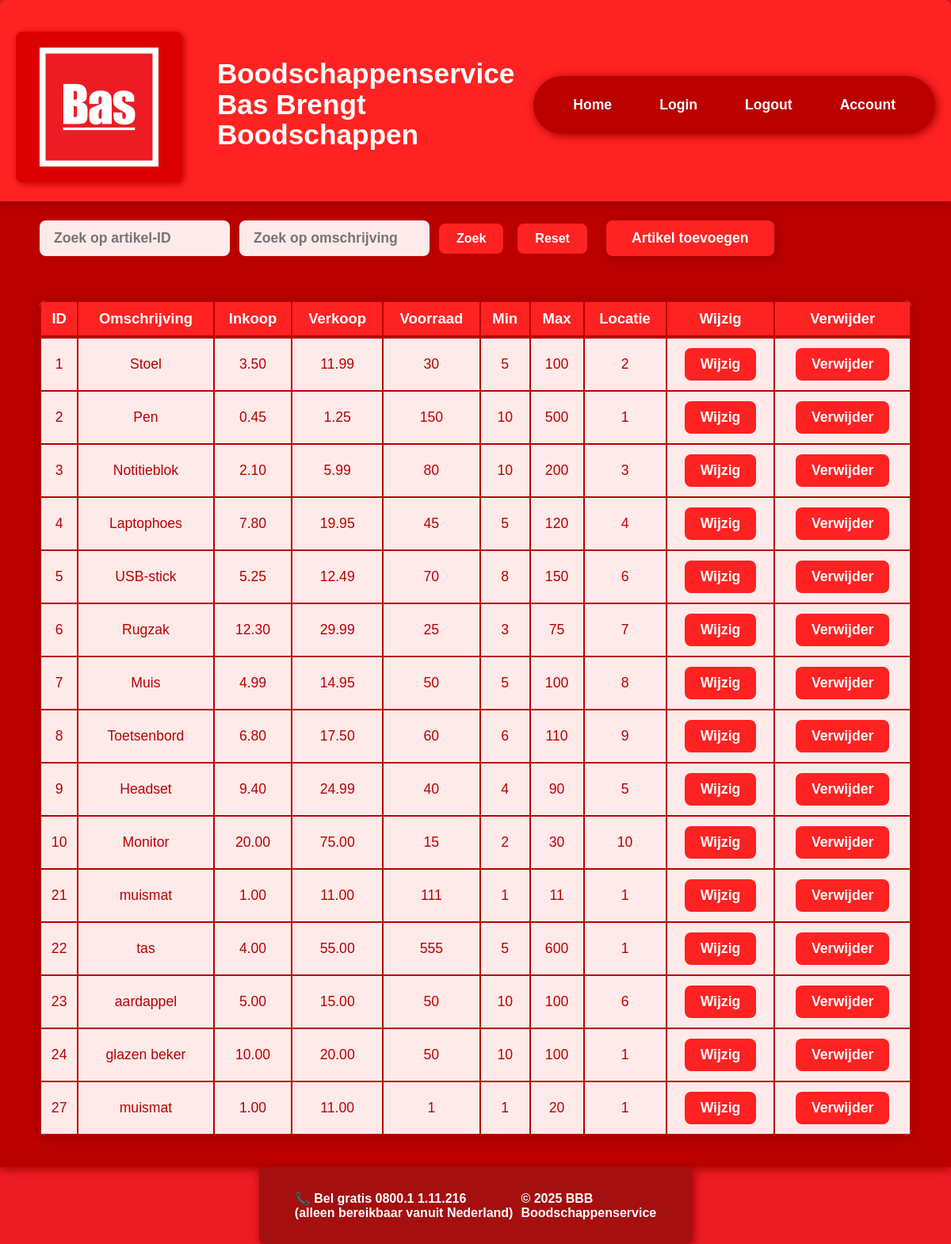
The page /artikel/read.php on the database its author committed.
### tables this page shows
CREATE TABLE `artikel` (
  `artId` int(11) NOT NULL,
  `artOmschrijving` varchar(12) NOT NULL,
  `artInkoop` decimal(5,2) DEFAULT NULL,
  `artVerkoop` decimal(5,2) DEFAULT NULL,
  `artVoorraad` int(11) NOT NULL,
  `artMinVoorraad` int(11) NOT NULL,
  `artMaxVoorraad` int(11) NOT NULL,
  `artLocatie` int(11) DEFAULT NULL
);

### src/classes/artikel.php (called while the page is built, shortened)
<?php
class artikel extends Database {
    private $table_name = "artikel";
    public function getArtikelen(): array {
        $sql = "SELECT * FROM $this->table_name";
        $stmt = self::$conn->query($sql);
        return $stmt->fetchAll();
    }
}
?>

### src/artikel/read.php (the view, shortened to what this page needs)
<?php
require_once '../classes/artikel.php';
$artikelObj = new artikel();
$zoekId = isset($_GET['zoekId']) ? trim($_GET['zoekId']) : '';
$zoekOmschrijving = isset($_GET['zoekOmschrijving']) ? trim($_GET['zoekOmschrijving']) : '';
if ($zoekId !== '') {
    $artikelen = $artikelObj->zoekOpId((int)$zoekId);
} elseif ($zoekOmschrijving !== '') {
    $artikelen = $artikelObj->zoekOpOmschrijving($zoekOmschrijving);
} else {
    $artikelen = $artikelObj->getArtikelen();
}
require_once '../Includes/header.php';
?>
<main class="bas-main">
    <div class="crud-searchbar-container">
        <form method="get" class="crud-searchbar-form">
            <input type="number" name="zoekId" class="crud-searchbar-input" placeholder="Zoek op artikel-ID" value="<?= htmlspecialchars($zoekId) ?>">
            <input type="text" name="zoekOmschrijving" class="crud-searchbar-input" placeholder="Zoek op omschrijving" value="<?= htmlspecialchars($zoekOmschrijving) ?>">
            <button type="submit" class="crud-searchbar-btn">Zoek</button>
            <a href="read.php" class="crud-searchbar-btn">Reset</a>
        </form>
        <a href="insert.php" class="crud-add-btn">Artikel toevoegen</a>
    </div>
    <table class="bas-tabel">
        <thead>
            <tr>
                <th>ID</th>
                <th>Omschrijving</th>
                <th>Inkoop</th>
                <th>Verkoop</th>
                <th>Voorraad</th>
                <th>Min</th>
                <th>Max</th>
                <th>Locatie</th>
                <th>Wijzig</th>
                <th>Verwijder</th>
            </tr>
        </thead>
        <tbody>
        <?php if (empty($artikelen)): ?>
            <tr>
                <td colspan="10">Geen artikelen gevonden.</td>
            </tr>
        <?php else: ?>
            <?php foreach ($artikelen as $artikel): ?>
                <tr>
                    <td><?= htmlspecialchars($artikel['artId']) ?></td>
                    <td><?= htmlspecialchars($artikel['artOmschrijving']) ?></td>
                    <td><?= htmlspecialchars($artikel['artInkoop']) ?></td>
                    <td><?= htmlspecialchars($artikel['artVerkoop']) ?></td>
                    <td><?= htmlspecialchars($artikel['artVoorraad']) ?></td>
                    <td><?= htmlspecialchars($artikel['artMinVoorraad']) ?></td>
                    <td><?= htmlspecialchars($artikel['artMaxVoorraad']) ?></td>
                    <td><?= htmlspecialchars($artikel['artLocatie']) ?></td>
                    <td>
                        <a href="update.php?artId=<?= $artikel['artId'] ?>" class="bas-tabel-btn">Wijzig</a>
                    </td>
                    <td>
                        <form method="post" action="delete.php" onsubmit="return confirm('Weet je zeker dat je dit artikel wilt verwijderen?');">
                            <button type="submit" class="bas-tabel-btn">Verwijder</button>
                        </form>
                    </td>
                </tr>
            <?php endforeach; ?>
        <?php endif; ?>
        </tbody>
    </table>
</main>
<?php require_once '../Includes/footer.php'; ?>
</body>
</html>

### src/Includes/header.php (shortened to what this page needs)
<?php
$isRoot = (dirname($_SERVER['PHP_SELF']) === '/2024-2025/BAS/src' || dirname($_SERVER['PHP_SELF']) === '\\2024-2025\\BAS\\src');
$stylePath = $isRoot ? 'style.css' : '../style.css';
$logoPath = $isRoot ? 'IMG/BAS-logo.png' : '../IMG/BAS-logo.png';
$homePath = $isRoot ? 'index.php' : '../index.php';
$logoutPath = $isRoot ? 'User Interaction/Logout.php' : '../User Interaction/Logout.php';
$loginPath = $isRoot ? 'User Interaction/Login.php' : '../User Interaction/Login.php';
$accountPath = $isRoot ? 'User Interaction/Account.php' : '../User Interaction/Account.php';
?>
<!DOCTYPE html>
<html lang="nl">
<head>
    <link rel="stylesheet" href="<?php echo $stylePath; ?>">
</head>
<body>
<div id="homepage-wrapper">
    <header id="homepage-header">
        <div id="homepage-logo">
            <a href="<?php echo $homePath; ?>">
                <img id="homepage-logo-box" src="<?php echo $logoPath; ?>" alt="Bas Logo">
            </a>
        </div>
        <div id="homepage-header-text">
            <h1>Boodschappenservice
                <br>Bas Brengt
                <br>Boodschappen
            </h1>
        </div>
        <nav id="nav">
            <ul id="nav-list">
                <li><a href="<?php echo $homePath; ?>">Home</a></li>
                <li><a href="<?php echo $loginPath; ?>">Login</a></li>
                <li><a href="<?php echo $logoutPath; ?>">Logout</a></li>
                <li><a href="<?php echo $accountPath; ?>">Account</a></li>
            </ul>
        </nav>
    </header>

### src/Includes/footer.php
<footer id="footer">
    <div id="footer-left">
        <span>📞 Bel gratis 0800.1 1.11.216 <br> (alleen bereikbaar vanuit Nederland)</span>
    </div>
    <div id="footer-right">
        <span>© 2025 BBB<br>Boodschappenservice</span>
    </div>
</footer>
</div>
</body>
</html>

### src/style.css (style rules this page uses)
html, body { width: 100%; overflow-x: hidden; }
body { margin: 0; padding: 0; background-color: #ED1B24; font-size: 16px; font-family: Arial, Helvetica, sans-serif; color: #fff; }
#homepage-header { background: #ff2222; padding: 30px 20px 20px 20px; display: flex; justify-content: space-between; align-items: center; position: relative; border-radius: 8px 8px 0 0; box-shadow: 0 2px 12px #900; }
#homepage-logo { margin-right: 20px; }
#homepage-logo-box { background: #d00; width: 150px; color: #fff; padding: 20px 30px; border-radius: 8px; box-shadow: 2px 2px 8px #b00; margin-top: 10px; text-align: center; }
#homepage-header-text h1 { margin: 0; font-size: 2.2em; font-weight: bold; line-height: 1.1; color: #fff; padding: 10px 0; }
#nav { display: flex; justify-content: center; align-items: center; padding: 20px 0; right: 30px; z-index: 10; }
#nav-list { background: #b00; border-radius: 40px; padding: 18px 32px; display: flex; gap: 24px; list-style: none; margin: 0; font-weight: bold; font-size: 1.1em; box-shadow: 2px 2px 12px #900; align-items: center; transition: padding 0.2s; }
#nav-list li a { color: #fff; text-decoration: none; padding: 8px 18px; border-radius: 20px; transition: background 0.2s, color 0.2s; font-size: 1em; display: block; }
#footer { display: flex; position: relative; background-color: #A50F0F; justify-content: space-between; align-items: center; padding: 25px 40px; border-radius: 0 0 8px 8px; margin-top: auto; margin-left: auto; margin-right: auto; font-size: 1em; box-shadow: 2px 2px 12px #900; }
#footer-left, #footer-right { font-weight: bold; margin: 5px; color: #fff; }
#footer-left { display: flex; align-items: center; gap: 8px; }
#homepage-wrapper { min-height: 100vh; display: flex; flex-direction: column; width: 100%; box-sizing: border-box; }
.bas-main { background: #b00; min-height: 80vh; padding: 0; margin: 0; display: flex; flex-direction: column; justify-content: center; align-items: center; box-shadow: 0 2px 12px #900; }
.crud-searchbar-container { display: flex; justify-content: flex-start; align-items: center; background: #b00; padding: 24px 18px; border-radius: 12px; margin: 0 auto 32px auto; max-width: 1100px; width: 98%; gap: 24px; }
.crud-searchbar-form { display: flex; gap: 12px; align-items: center; margin: 0; }
.crud-searchbar-input { padding: 12px 18px; border-radius: 8px; border: none; background: #ffeaea; color: #b00; font-size: 1.1em; font-weight: bold; min-width: 200px; max-width: 240px; transition: box-shadow 0.2s; box-sizing: border-box; }
.crud-searchbar-btn { background: #ff2222; color: #fff; border: none; border-radius: 8px; padding: 10px 22px; font-weight: bold; font-size: 1em; cursor: pointer; text-decoration: none; margin-right: 6px; transition: background 0.2s, color 0.2s; }
.crud-searchbar-btn:last-child { margin-right: 0; }
.crud-add-btn { background: #ff2222; color: #fff; border: none; border-radius: 8px; padding: 12px 32px; font-weight: bold; font-size: 1.1em; text-decoration: none; transition: background 0.2s, color 0.2s; box-shadow: 2px 2px 12px #900; }
.bas-tabel { width: 98%; max-width: 1100px; margin: 0 auto 40px auto; border-collapse: collapse; background: #fff; color: #b00; font-size: 1.1em; border-radius: 8px; overflow: hidden; box-shadow: 0 2px 12px #900; }
.bas-tabel th, .bas-tabel td { border: 2.5px solid #b00; padding: 10px 8px; text-align: center; background: #ffeaea; }
.bas-tabel th { background: #ff2222; color: #fff; font-size: 1.05em; border-bottom: 4px solid #b00; }
.bas-tabel tr:nth-child(even) { background: #fff6f6; }
.bas-tabel-btn { background: #ff2222; border: none; outline: none; color: #fff; padding: 10px 20px; border-radius: 8px; text-decoration: none; font-weight: bold; transition: background 0.2s, color 0.2s; display: inline-block; text-align: center; cursor: pointer; font-size: 1em; margin: 2px 0; }

### rows shown on the page
artikel: artId "1", artOmschrijving "Stoel", artInkoop "3.50", artVerkoop "11.99", artVoorraad "30", artMinVoorraad "5", artMaxVoorraad "100", artLocatie "2"
artikel: artId "2", artOmschrijving "Pen", artInkoop "0.45", artVerkoop "1.25", artVoorraad "150", artMinVoorraad "10", artMaxVoorraad "500", artLocatie "1"
artikel: artId "3", artOmschrijving "Notitieblok", artInkoop "2.10", artVerkoop "5.99", artVoorraad "80", artMinVoorraad "10", artMaxVoorraad "200", artLocatie "3"
artikel: artId "4", artOmschrijving "Laptophoes", artInkoop "7.80", artVerkoop "19.95", artVoorraad "45", artMinVoorraad "5", artMaxVoorraad "120", artLocatie "4"
artikel: artId "5", artOmschrijving "USB-stick", artInkoop "5.25", artVerkoop "12.49", artVoorraad "70", artMinVoorraad "8", artMaxVoorraad "150", artLocatie "6"
artikel: artId "6", artOmschrijving "Rugzak", artInkoop "12.30", artVerkoop "29.99", artVoorraad "25", artMinVoorraad "3", artMaxVoorraad "75", artLocatie "7"
artikel: artId "7", artOmschrijving "Muis", artInkoop "4.99", artVerkoop "14.95", artVoorraad "50", artMinVoorraad "5", artMaxVoorraad "100", artLocatie "8"
artikel: artId "8", artOmschrijving "Toetsenbord", artInkoop "6.80", artVerkoop "17.50", artVoorraad "60", artMinVoorraad "6", artMaxVoorraad "110", artLocatie "9"
artikel: artId "9", artOmschrijving "Headset", artInkoop "9.40", artVerkoop "24.99", artVoorraad "40", artMinVoorraad "4", artMaxVoorraad "90", artLocatie "5"
artikel: artId "10", artOmschrijving "Monitor", artInkoop "20.00", artVerkoop "75.00", artVoorraad "15", artMinVoorraad "2", artMaxVoorraad "30", artLocatie "10"
artikel: artId "21", artOmschrijving "muismat", artInkoop "1.00", artVerkoop "11.00", artVoorraad "111", artMinVoorraad "1", artMaxVoorraad "11", artLocatie "1"
artikel: artId "22", artOmschrijving "tas", artInkoop "4.00", artVerkoop "55.00", artVoorraad "555", artMinVoorraad "5", artMaxVoorraad "600", artLocatie "1"
artikel: artId "23", artOmschrijving "aardappel", artInkoop "5.00", artVerkoop "15.00", artVoorraad "50", artMinVoorraad "10", artMaxVoorraad "100", artLocatie "6"
artikel: artId "24", artOmschrijving "glazen beker", artInkoop "10.00", artVerkoop "20.00", artVoorraad "50", artMinVoorraad "10", artMaxVoorraad "100", artLocatie "1"
artikel: artId "27", artOmschrijving "muismat", artInkoop "1.00", artVerkoop "11.00", artVoorraad "1", artMinVoorraad "1", artMaxVoorraad "20", artLocatie "1"
